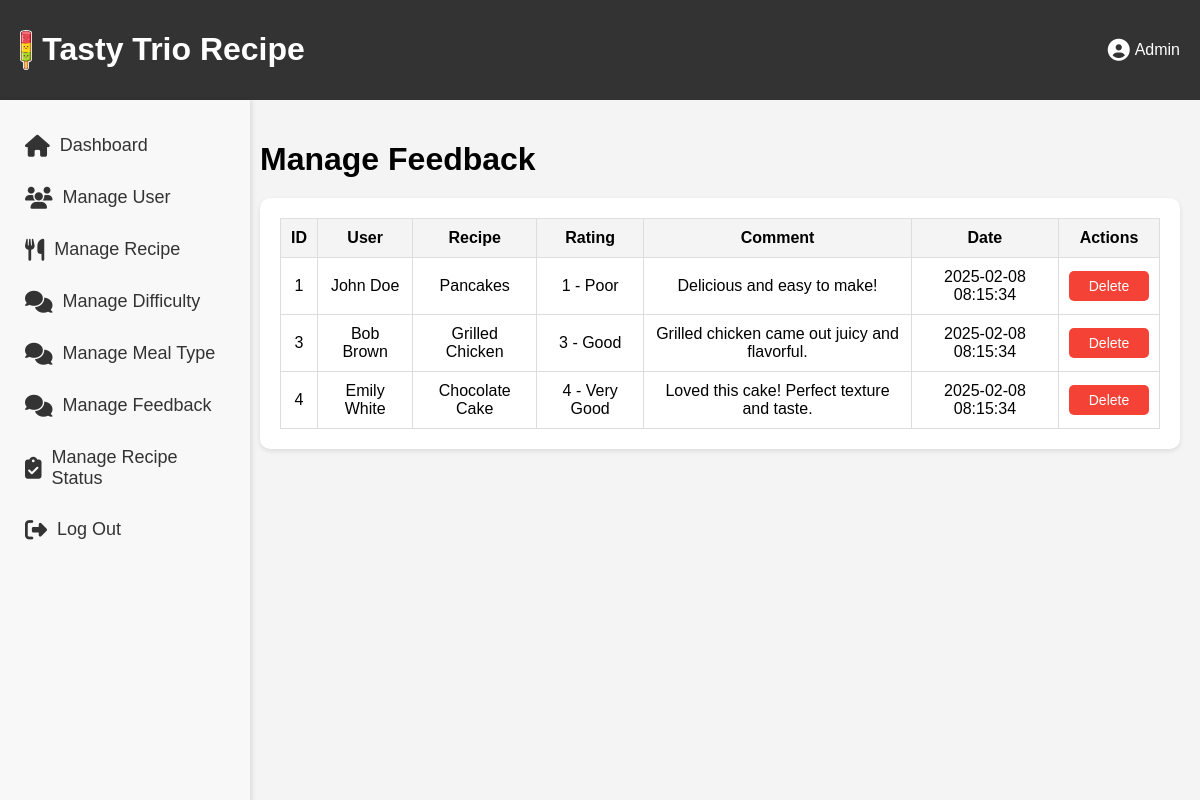
The app's page /manage_feedback.php with its own data.
### tables this page shows
CREATE TABLE `feedback` (
  `feedbackID` int(11) NOT NULL,
  `userID` int(11) DEFAULT NULL,
  `recipeID` int(11) DEFAULT NULL,
  `ratingID` int(11) DEFAULT NULL,
  `comment` text DEFAULT NULL,
  `feedbackDate` timestamp NOT NULL DEFAULT current_timestamp()
);

CREATE TABLE `registered_user` (
  `userID` int(11) NOT NULL,
  `userImg` varchar(255) DEFAULT NULL,
  `userName` varchar(255) NOT NULL,
  `userEmail` varchar(255) NOT NULL,
  `userPass` varchar(255) NOT NULL,
  `userBio` text DEFAULT NULL,
  `favID` int(11) DEFAULT NULL,
  `reset_token` varchar(255) DEFAULT NULL,
  `userStatus` enum('Active','Inactive','Banned') NOT NULL DEFAULT 'Active'
);

CREATE TABLE `recipe` (
  `recipeID` int(11) NOT NULL,
  `recipeImg` varchar(255) DEFAULT NULL,
  `recipeName` varchar(255) NOT NULL,
  `recipeIngred` text NOT NULL,
  `recipeDesc` text NOT NULL,
  `recipeDate` timestamp NOT NULL DEFAULT current_timestamp(),
  `recipeStatus` enum('Pending','Approved','Rejected','Re-Submitted') NOT NULL,
  `remark` text DEFAULT NULL,
  `userID` int(11) DEFAULT NULL,
  `diffID` int(11) DEFAULT NULL,
  `typeID` int(11) DEFAULT NULL
);

CREATE TABLE `rating` (
  `ratingID` int(11) NOT NULL,
  `ratingNum` int(11) NOT NULL,
  `ratingText` varchar(50) NOT NULL
);

### manage_feedback.php (the view, shortened to what this page needs)
<?php
include 'db.php';
$query = "SELECT feedback.feedbackID, feedback.comment, feedback.feedbackDate,
                 registered_user.userName, recipe.recipeName, rating.ratingNum, rating.ratingText
          FROM feedback
          LEFT JOIN registered_user ON feedback.userID = registered_user.userID
          LEFT JOIN recipe ON feedback.recipeID = recipe.recipeID
          LEFT JOIN rating ON feedback.ratingID = rating.ratingID";
$result = $conn->query($query);
?>
<!DOCTYPE html>
<html lang="en">
<head>
    <link rel="stylesheet" href="https://cdnjs.cloudflare.com/ajax/libs/font-awesome/6.4.2/css/all.min.css">
</head>
<body>
    <?php include('admin_Side_Nav.php'); ?>
    <div class="main-content">
        <h1>Manage Feedback</h1>
        <div class="table-container">
            <table>
                <thead>
                    <tr>
                        <th>ID</th>
                        <th>User</th>
                        <th>Recipe</th>
                        <th>Rating</th>
                        <th>Comment</th>
                        <th>Date</th>
                        <th>Actions</th>
                    </tr>
                </thead>
                <tbody>
                    <?php while ($row = $result->fetch_assoc()) { ?>
                        <tr>
                            <td><?= $row['feedbackID'] ?></td>
                            <td><?= $row['userName'] ?: 'Guest' ?></td>
                            <td><?= $row['recipeName'] ?: 'Unknown' ?></td>
                            <td><?= $row['ratingNum'] . ' - ' . $row['ratingText'] ?></td>
                            <td><?= $row['comment'] ?></td>
                            <td><?= $row['feedbackDate'] ?></td>
                            <td>
                                <div class="action-buttons">
                                    <a href="manage_feedback.php?delete=<?= $row['feedbackID'] ?>" onclick="return confirm('Are you sure you want to delete this feedback?');">
                                        <button class="delete-btn">Delete</button>
                                    </a>
                                </div>
                            </td>
                        </tr>
                    <?php } ?>
                </tbody>
            </table>
        </div>
    </div>
</body>
</html>

### manage_feedback.php (style rules this page uses)
body { margin: 0; font-family: Arial, sans-serif; background-color: #f4f4f4; }
.main-content { margin-left: 240px; padding: 20px; }
.main-content h1 { margin-bottom: 20px; }
.table-container { background-color: white; padding: 20px; border-radius: 10px; box-shadow: 0 2px 5px rgba(0, 0, 0, 0.1); }
table { width: 100%; border-collapse: collapse; }
table, th, td { border: 1px solid #ddd; }
th, td { padding: 10px; text-align: center; }
th { background-color: #f4f4f4; }
.action-buttons { display: flex; justify-content: center; gap: 5px; }
.action-buttons button { padding: 7px 15px; border: none; border-radius: 5px; cursor: pointer; font-size: 14px; display: inline-block; min-width: 80px; }
.delete-btn { background-color: #f44336; color: white; }

### admin_Side_Nav.php (style rules this page uses)
body { margin: 0; font-family: Arial, sans-serif; background-color: #f4f4f4; }

### records on screen
feedback: feedbackID "1", userID.userName "John Doe", recipeID.recipeName "Pancakes", ratingID.ratingNum "1", ratingID.ratingText "Poor", comment "Delicious and easy to make!", feedbackDate "2025-02-08 08:15:34"
feedback: feedbackID "3", userID.userName "Bob Brown", recipeID.recipeName "Grilled Chicken", ratingID.ratingNum "3", ratingID.ratingText "Good", comment "Grilled chicken came out juicy and flavorful.", feedbackDate "2025-02-08 08:15:34"
feedback: feedbackID "4", userID.userName "Emily White", recipeID.recipeName "Chocolate Cake", ratingID.ratingNum "4", ratingID.ratingText "Very Good", comment "Loved this cake! Perfect texture and taste.", feedbackDate "2025-02-08 08:15:34"
